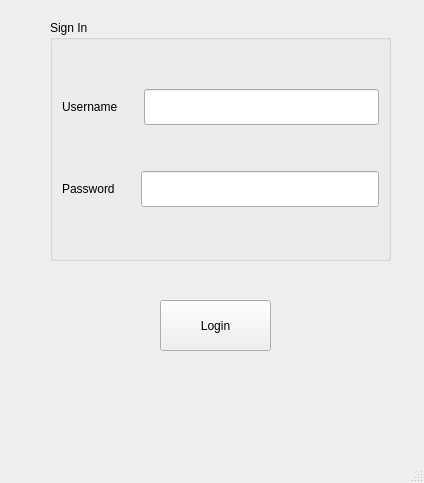
<?xml version="1.0" encoding="UTF-8"?>
<ui version="4.0">
 <class>login</class>
 <widget class="QMainWindow" name="login">
  <property name="geometry">
   <rect>
    <x>0</x>
    <y>0</y>
    <width>424</width>
    <height>483</height>
   </rect>
  </property>
  <property name="windowTitle">
   <string>login</string>
  </property>
  <property name="styleSheet">
   <string notr="true"/>
  </property>
  <widget class="QWidget" name="centralwidget">
   <widget class="QGroupBox" name="groupBox">
    <property name="geometry">
     <rect>
      <x>50</x>
      <y>20</y>
      <width>341</width>
      <height>241</height>
     </rect>
    </property>
    <property name="title">
     <string>Sign In</string>
    </property>
    <layout class="QVBoxLayout" name="verticalLayout">
     <item>
      <layout class="QHBoxLayout" name="horizontalLayout_2">
       <item>
        <widget class="QLabel" name="label_3">
         <property name="text">
          <string>Username</string>
         </property>
        </widget>
       </item>
       <item>
        <spacer name="horizontalSpacer_2">
         <property name="orientation">
          <enum>Qt::Horizontal</enum>
         </property>
         <property name="sizeType">
          <enum>QSizePolicy::Fixed</enum>
         </property>
         <property name="sizeHint" stdset="0">
          <size>
           <width>20</width>
           <height>20</height>
          </size>
         </property>
        </spacer>
       </item>
       <item>
        <widget class="QLineEdit" name="lineEdit_username">
         <property name="styleSheet">
          <string notr="true">height:30px;</string>
         </property>
        </widget>
       </item>
      </layout>
     </item>
     <item>
      <layout class="QHBoxLayout" name="horizontalLayout_3">
       <item>
        <widget class="QLabel" name="label_4">
         <property name="text">
          <string>Password</string>
         </property>
        </widget>
       </item>
       <item>
        <spacer name="horizontalSpacer">
         <property name="orientation">
          <enum>Qt::Horizontal</enum>
         </property>
         <property name="sizeType">
          <enum>QSizePolicy::Fixed</enum>
         </property>
         <property name="sizeHint" stdset="0">
          <size>
           <width>20</width>
           <height>20</height>
          </size>
         </property>
        </spacer>
       </item>
       <item>
        <widget class="QLineEdit" name="lineEdit_Password">
         <property name="styleSheet">
          <string notr="true">height:30px;</string>
         </property>
         <property name="echoMode">
          <enum>QLineEdit::Password</enum>
         </property>
        </widget>
       </item>
      </layout>
     </item>
    </layout>
   </widget>
   <widget class="QPushButton" name="pushButton">
    <property name="geometry">
     <rect>
      <x>160</x>
      <y>300</y>
      <width>111</width>
      <height>51</height>
     </rect>
    </property>
    <property name="styleSheet">
     <string notr="true"/>
    </property>
    <property name="text">
     <string>Login</string>
    </property>
    <property name="iconSize">
     <size>
      <width>20</width>
      <height>20</height>
     </size>
    </property>
   </widget>
   <widget class="QWidget" name="layoutWidget">
    <property name="geometry">
     <rect>
      <x>30</x>
      <y>380</y>
      <width>361</width>
      <height>41</height>
     </rect>
    </property>
    <layout class="QHBoxLayout" name="horizontalLayout">
     <item>
      <widget class="QLabel" name="label">
       <property name="text">
        <string/>
       </property>
      </widget>
     </item>
     <item>
      <spacer name="horizontalSpacer_3">
       <property name="orientation">
        <enum>Qt::Horizontal</enum>
       </property>
       <property name="sizeType">
        <enum>QSizePolicy::Fixed</enum>
       </property>
       <property name="sizeHint" stdset="0">
        <size>
         <width>20</width>
         <height>20</height>
        </size>
       </property>
      </spacer>
     </item>
     <item>
      <widget class="QLabel" name="label_2">
       <property name="text">
        <string/>
       </property>
      </widget>
     </item>
    </layout>
   </widget>
  </widget>
  <widget class="QMenuBar" name="menubar">
   <property name="geometry">
    <rect>
     <x>0</x>
     <y>0</y>
     <width>424</width>
     <height>25</height>
    </rect>
   </property>
  </widget>
  <widget class="QStatusBar" name="statusbar"/>
 </widget>
 <resources/>
 <connections/>
</ui>
